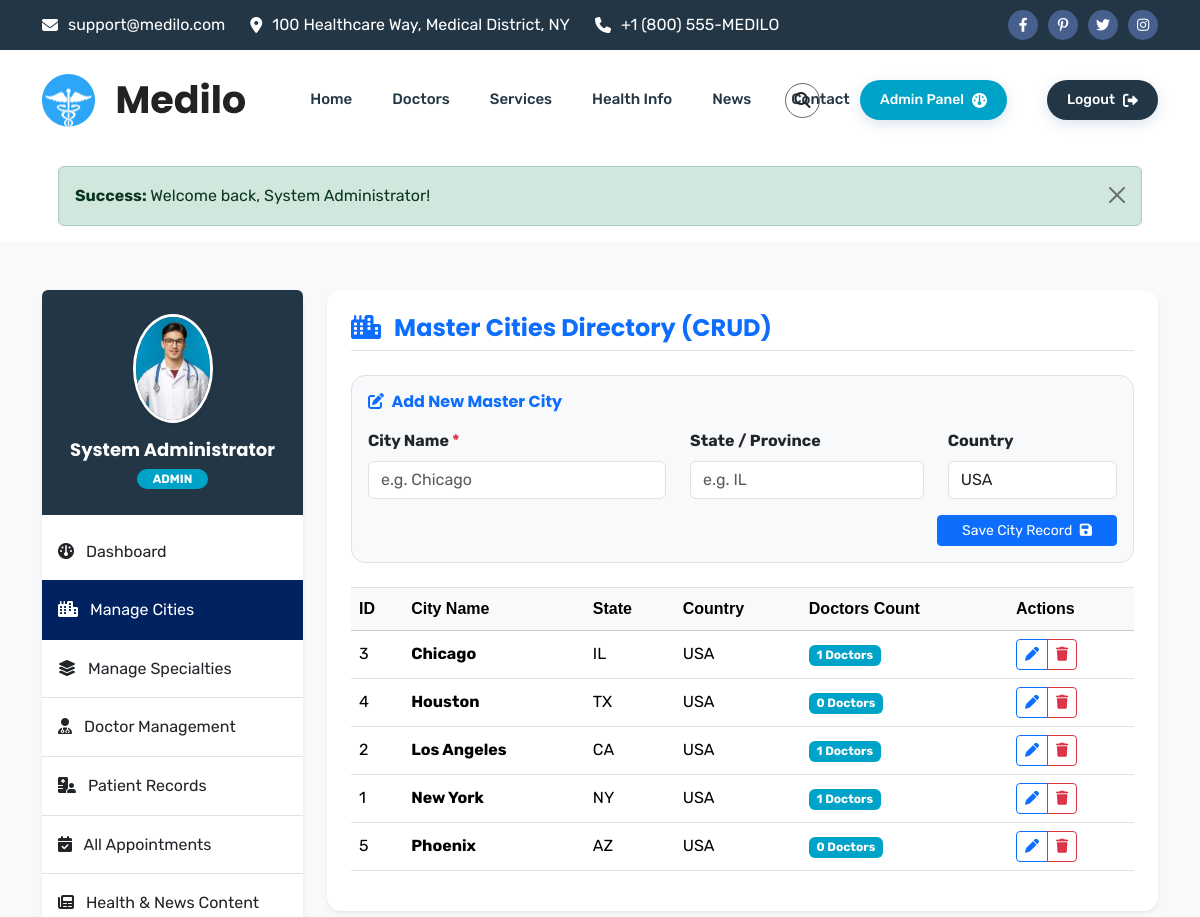
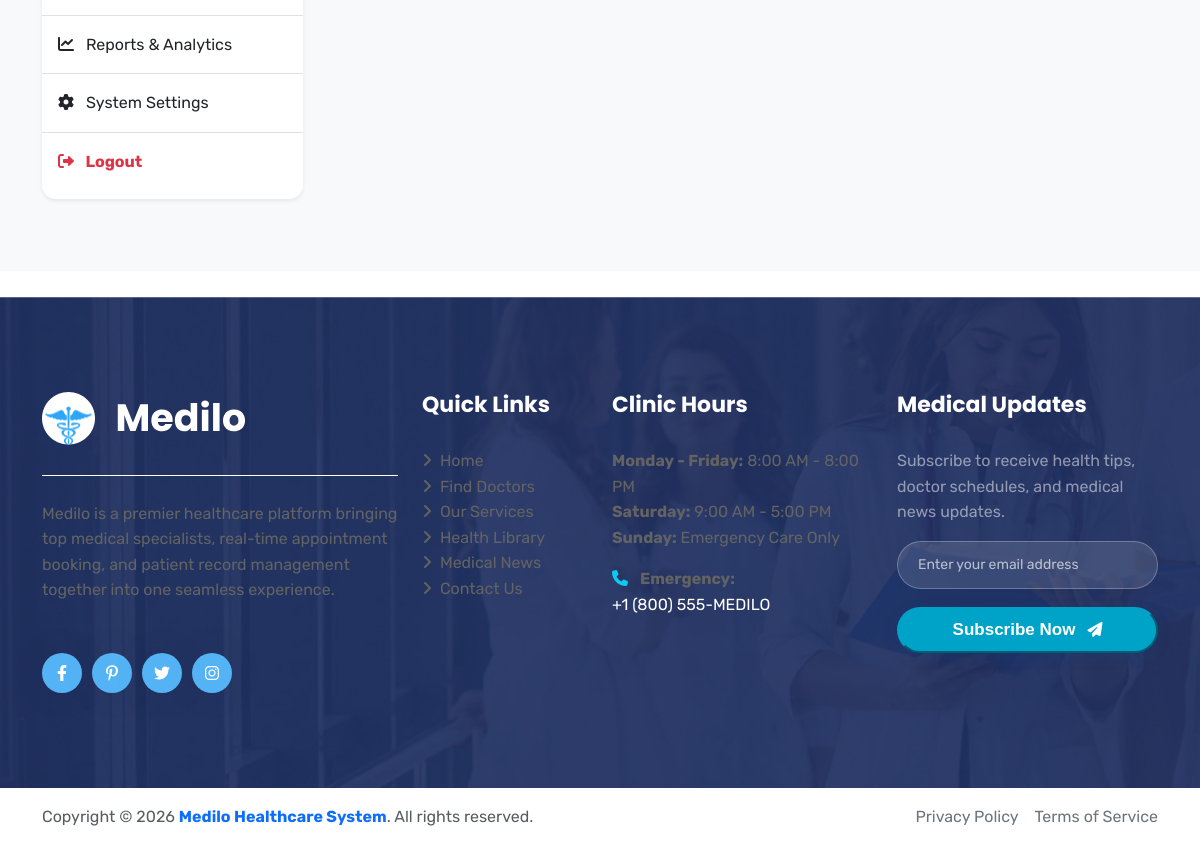
The app's page /admin/cities.php (signed in) with its own data (2 pictures, top to bottom).
### tables this page shows
CREATE TABLE `cities` (
  `id` INT AUTO_INCREMENT PRIMARY KEY,
  `name` VARCHAR(100) NOT NULL,
  `state` VARCHAR(100) DEFAULT NULL,
  `country` VARCHAR(100) DEFAULT 'USA',
  `created_at` DATETIME DEFAULT CURRENT_TIMESTAMP
);

### config/db.php (called while the page is built, shortened)
<?php
require_once __DIR__ . '/config.php';
class Database {
    private static $instance = null;
    private $pdo;
    private function __construct() {
        try {
            $options = [
                PDO::ATTR_ERRMODE => PDO::ERRMODE_EXCEPTION,
                PDO::ATTR_DEFAULT_FETCH_MODE => PDO::FETCH_ASSOC,
                PDO::ATTR_EMULATE_PREPARES => false,
            ];
            $dsn = "mysql:host=" . DB_HOST . ";dbname=" . DB_NAME . ";charset=utf8mb4";
            $this->pdo = new PDO($dsn, DB_USER, DB_PASS, $options);
            $this->checkAndInitializeSchema();
        } catch (PDOException $e) {
            die("Database Connection Error: " . $e->getMessage());
        }
    }
    public static function getInstance() {
        if (self::$instance === null) {
            self::$instance = new Database();
        }
        return self::$instance;
    }
    public function query($sql, $params = []) {
        try {
            $stmt = $this->pdo->prepare($sql);
            $stmt->execute($params);
            return $stmt;
        } catch (PDOException $e) {
            error_log("Database Query Error: " . $e->getMessage() . " | SQL: " . $sql);
            throw new Exception("Database operation failed: " . $e->getMessage());
        }
    }
    private function checkAndInitializeSchema() {
        try {
            $stmt = $this->pdo->query("SHOW TABLES LIKE 'users'");
        } catch (Exception $e) {
            error_log("Schema initialization error: " . $e->getMessage());
        }
    }
}
function fetchAll($sql, $params = []) {
    return Database::getInstance()->query($sql, $params)->fetchAll();
}

### admin/cities.php (the view, shortened to what this page needs)
<?php
require_once __DIR__ . '/../config/db.php';
$edit_city = null;
$cities = fetchAll("SELECT c.*, COUNT(d.id) AS doctor_count FROM cities c LEFT JOIN doctors d ON c.id = d.city_id GROUP BY c.id ORDER BY c.name ASC");
include_once __DIR__ . '/../includes/header.php';
?>
<section class="py-5 bg-light">
    <div class="container">
        <div class="row gy-4">
            <div class="col-lg-3">
                <?php include_once __DIR__ . '/../includes/sidebar.php'; ?>
            </div>
            <div class="col-lg-9">
                <div class="card border-0 shadow-sm rounded-3 p-4">
                    <h4 class="border-bottom pb-2 mb-4 text-primary d-flex justify-content-between align-items-center">
                        <span><i class="fa-solid fa-city me-2"></i> Master Cities Directory (CRUD)</span>
                    </h4>
                    <form action="<?php echo APP_URL; ?>/admin/cities.php" method="POST" class="card bg-light p-3 border mb-4">
                        <h6 class="fw-bold mb-3 text-primary">
                            <i class="fa-solid fa-pen-to-square me-1"></i> <?php echo $edit_city ? 'Edit City Record' : 'Add New Master City'; ?>
                        </h6>
                        <div class="row">
                            <div class="col-md-5 mb-3">
                                <label class="form-label fw-bold">City Name <span class="text-danger">*</span></label>
                                <input type="text" class="form-control" name="name" required placeholder="e.g. Chicago" value="<?php echo htmlspecialchars($edit_city['name'] ?? ''); ?>">
                            </div>
                            <div class="col-md-4 mb-3">
                                <label class="form-label fw-bold">State / Province</label>
                                <input type="text" class="form-control" name="state" placeholder="e.g. IL" value="<?php echo htmlspecialchars($edit_city['state'] ?? ''); ?>">
                            </div>
                            <div class="col-md-3 mb-3">
                                <label class="form-label fw-bold">Country</label>
                                <input type="text" class="form-control" name="country" value="<?php echo htmlspecialchars($edit_city['country'] ?? 'USA'); ?>">
                            </div>
                        </div>
                        <div class="d-flex justify-content-end gap-2">
                            <button type="submit" class="btn btn-primary btn-sm px-4">
                                <?php echo $edit_city ? 'Update City' : 'Save City Record'; ?> <i class="fa-solid fa-save ms-1"></i>
                            </button>
                        </div>
                    </form>
                    <div class="table-responsive">
                        <table class="table table-hover align-middle">
                            <thead class="table-light">
                                <tr>
                                    <th>ID</th>
                                    <th>City Name</th>
                                    <th>State</th>
                                    <th>Country</th>
                                    <th>Doctors Count</th>
                                    <th>Actions</th>
                                </tr>
                            </thead>
                            <tbody>
                                <?php foreach ($cities as $c): ?>
                                    <tr>
                                        <td><?php echo $c['id']; ?></td>
                                        <td class="fw-bold"><?php echo htmlspecialchars($c['name']); ?></td>
                                        <td><?php echo htmlspecialchars($c['state'] ?? '-'); ?></td>
                                        <td><?php echo htmlspecialchars($c['country']); ?></td>
                                        <td><span class="badge bg-info text-dark"><?php echo $c['doctor_count']; ?> Doctors</span></td>
                                        <td>
                                            <div class="btn-group btn-group-sm">
                                                <a href="<?php echo APP_URL; ?>/admin/cities.php?action=edit&id=<?php echo $c['id']; ?>" class="btn btn-outline-primary" title="Edit">
                                                    <i class="fa-solid fa-pen"></i>
                                                </a>
                                                <a href="<?php echo APP_URL; ?>/admin/cities.php?action=delete&id=<?php echo $c['id']; ?>" class="btn btn-outline-danger" onclick="return confirm('Are you sure you want to delete this city?');" title="Delete">
                                                    <i class="fa-solid fa-trash"></i>
                                                </a>
                                            </div>
                                        </td>
                                    </tr>
                                <?php endforeach; ?>
                            </tbody>
                        </table>
                    </div>
                </div>
            </div>
        </div>
    </div>
</section>
<?php include_once __DIR__ . '/../includes/footer.php'; ?>

### includes/header.php (style rules this page uses)
.card, .cs_card, .cs_iconbox { transition: transform 0.3s cubic-bezier(0.4, 0, 0.2, 1), box-shadow 0.3s cubic-bezier(0.4, 0, 0.2, 1) !important; border-radius: 14px !important; }

### records on screen
cities: id "3", name "Chicago", state "IL", country "USA", doctor_count "1"
cities: id "4", name "Houston", state "TX", country "USA", doctor_count "0"
cities: id "2", name "Los Angeles", state "CA", country "USA", doctor_count "1"
cities: id "1", name "New York", state "NY", country "USA", doctor_count "1"
cities: id "5", name "Phoenix", state "AZ", country "USA", doctor_count "0"

### other values on screen
$type "Success"
$msg "Welcome back, System Administrator!"
$user['full_name'] "System Administrator"
$user['role'] "ADMIN"
